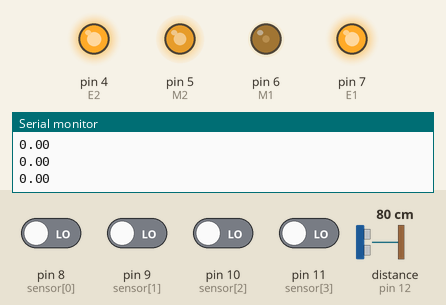
The sketch below on a simulated Arduino Uno, built with avr-gcc and run on an emulated ATmega328P. Shown: output pins drawn as LEDs (lit = HIGH), the last lines printed to the serial monitor. Wiring (inferred from the names in the program): ultrasonic range finder: trigger pin 13; echo pin 12. The test bench sets the inputs (shaded band); at power-on: pin 8 (sensor[0]), pin 9 (sensor[1]), pin 10 (sensor[2]), pin 11 (sensor[3]) LOW, distance to the obstacle (sensor on pin 12) 80 cm. The echo pulse lasts 58.3 µs per cm; pins used as bus, display or sensor lines are not drawn.

Above: at 1.2 s.
1.3 s: distance to the obstacle (sensor on pin 12) set to 2 cm
At 2.4 s:
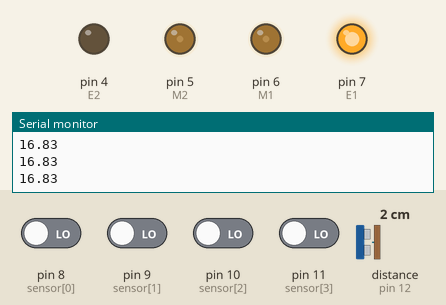
4.3 s: pin 8 (sensor[0]) driven HIGH
7.3 s: pin 11 (sensor[3]) driven HIGH
10.3 s: pin 8 (sensor[0]) driven LOW
13.3 s: pin 11 (sensor[3]) driven LOW
16.3 s: pin 11 (sensor[3]) driven HIGH
At 24.17 s:
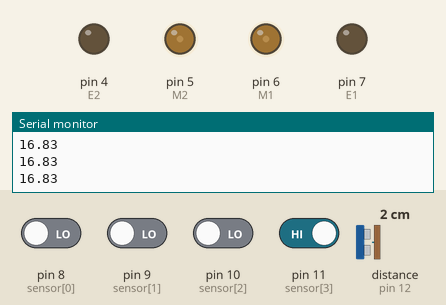
Timing chart, 0 to 24.0 s (numbered marks = the images above; inputs shaded):
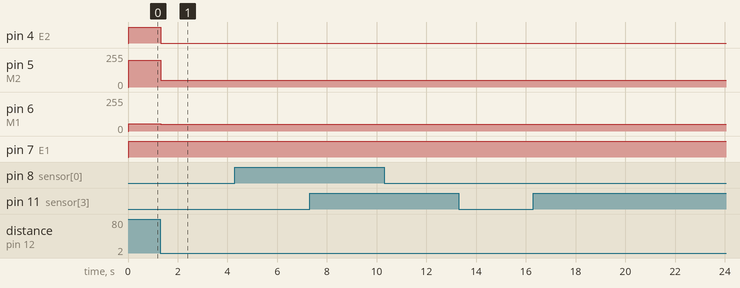

Measured:
- after the input at 1.3 s, pin 4 (E2): HIGH → LOW at once; pin 5 (M2): 200/255 → 50/255 at once; pin 6 (M1): 54/255 → 50/255 at once

The sketch:

Line.ino
```cpp
#define M1 6
#define E2 4
#define M2 5
#define E1 7

int sensor[4] = { 8,9,10,11 }; // Pin assignment
int sensorReading[4] = { 0 }; // Sensor reading array
int trigPin = 13;
int echoPin = 12;

float activeSensor = 0; // Count active sensors
float totalSensor = 0; // Total sensor readings
float avgSensor = 2.5; // Average sensor reading
float duration = 0;
float distance = 0;
float prev_avg =0;

float Kp =60;// Max deviation = 4-2.5 = 1.5 ||  255/1.5 = 72 기준
float Ki = 0.20; // 정확도 상승 높으면 시간이 오래걸림 낮으면 거의변화없음
float Kd = 22;// 빠르게 목표치까지 접근, 높으면 Overshoot 상승


float error = 0;
float previousError = 0;
float totalError = 0;

float power = 0;

int PWM_Right, PWM_Left;

void setup()
{
  Serial.begin(9600);

  pinMode(E1, OUTPUT);
  pinMode(E2, OUTPUT);
  pinMode(M1, OUTPUT);
  pinMode(M2, OUTPUT);
  pinMode(trigPin, OUTPUT);
  pinMode(echoPin, INPUT);

  for(int i=0; i<4; i++) {
    pinMode(sensor[i], INPUT);
  }


}

void loop()
{
  sonicSensor();

 if( distance<=150 && distance >=5) {
   digitalWrite(E1, HIGH);
    digitalWrite(E2, LOW);
     analogWrite(M1, 50);
     analogWrite(M2, 50);
 }

 if(digitalRead(8)==1&&digitalRead(9)==1&&digitalRead(10)==1&&digitalRead(11)==1){
   digitalWrite(E1, HIGH);
    digitalWrite(E2, LOW);
     analogWrite(M1, 80);
     analogWrite(M2, 80);
 }
 testSensor2();
   lineFollow();
}

void PID_program()
{
  if(digitalRead(8)==0&&digitalRead(9)==0&&digitalRead(10)==0&&digitalRead(11)==0) // IR 센서가 라인을 완전히 벗어난 경우

    {
      if(prev_avg<2.5) // 우코너 진입
        {
          digitalWrite(E1, HIGH); // 회전 내측 모터 right 역회전
          digitalWrite(E2, HIGH); // 회전 외측 모터 left 정회전
          analogWrite(M1, 54);
          analogWrite(M2, 200);
        }
      else // 좌코너 진입
        {
          digitalWrite(E1, LOW); // 회전 외측 모터 right 정회전
          digitalWrite(E2, LOW); // 회전 내측 모터 left 역회전
          analogWrite(M1, 200);
          analogWrite(M2, 54);
        }
    }

  else // 라인 위에 있을 경우 PID 실행
    {
      readSensor();

      previousError = error;
      error = avgSensor - 2.5; // avgSensor 1~4, target value 2.5
      totalError += error;
      power = (Kp*error) + (Kd*(error-previousError)) + (Ki*totalError); // power 0~255

      if( power>255 ) { power = 255.0; }
      if( power<-255 ) { power = -255.0; }

      if(power<0)
        {
          PWM_Right = 255;
          PWM_Left = 255 - abs(int(power));
        }
      else
        {
          PWM_Right = 255 - int(power);
          PWM_Left = 255;
        }
      digitalWrite(E1, LOW);
      digitalWrite(E2, HIGH);
      analogWrite(M1, PWM_Left);
      analogWrite(M2, PWM_Right);
   }
}


void lineFollow(void) {

   PID_program();

}

void readSensor(void) {

        for(int i=0; i<4; i++)
    {
      sensorReading[i] = digitalRead(sensor[i]);
      if(sensorReading[i]==1) { activeSensor+=1; }
      totalSensor += sensorReading[i] * (i+1);

    }
    avgSensor = totalSensor/(activeSensor+0.0001);
    prev_avg = avgSensor;
    activeSensor = 0; totalSensor = 0;


}

void sonicSensor (void) {
  digitalWrite(trigPin, LOW);
  delayMicroseconds(2);
  digitalWrite(trigPin, HIGH);
  delayMicroseconds(10);
  digitalWrite(trigPin, LOW);
  duration = pulseIn(echoPin, HIGH,1400);
  distance = ((float)(340 * duration) / 1000) / 2;
}


void testSensor2(void) {
   Serial.print(distance);
  Serial.println("");
  delay(20);
}
```
